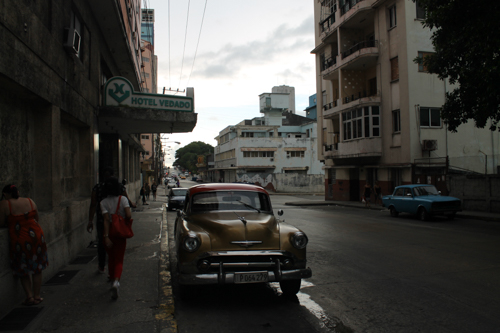
#> input picture A2/src/img/bild01.jpg, 500 x 333 px; its folder holds only this picture in this run
$ python template.py
#> lines starting #> are read from the running program, lines starting #| are printed output that depends on the picture
#> further down, im is the input picture: shape (333, 500, 3); mean R, G, B 62.9, 61.8, 58.3
from PIL import Image
from skimage import io
import numpy as np
import matplotlib.pyplot as plt
import matplotlib.cm as cm
import copy
import glob


def compute_Histo(img):
    histo = np.zeros(256)
    for val in img:
        histo[val] += 1
    return histo


def bin_Histo(img, bin=1):
    histo = np.zeros(256)
    for val in img:
        histo[val] += 1
    bin_histo = np.zeros(bin)
    histo = np.array_split(histo, bin)
    for i in range(0, bin):
        for val in histo[i]:
            bin_histo[i] += val
        bin_histo[i] = bin_histo[i] / histo[i].size
    return bin_histo


def brighten_with_lut(img, lut):
    print(img.shape)
    x, y = img.shape
    for i in range(0, x):
        for j in range(0, y):
            if img[i][j] + lut[img[i][j]] < 255:
                img[i][j] = img[i][j] + lut[img[i][j]]
            else:
                img[i][j] = 255
    return img


def rgb2gray(img):
    # convert to grayscale image (only one channel)
    gray = copy.deepcopy(img[:,:,0])
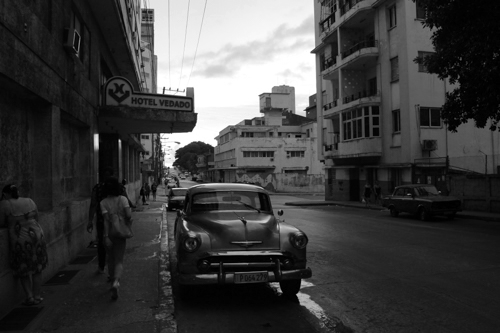
#> gray: shape (333, 500); min 0, max 255, mean 62.9
    for x in range(img.shape[0]):
        for y in range(img.shape[1]):
            gray[x,y] = img[x,y,0] * 0.299
            gray[x,y] += img[x,y,1] * 0.587
            gray[x,y] += img[x,y,2] * 0.114
    return gray


if __name__ == "__main__":

    images = glob.glob("./img/*.jpg")

    for image in images:
        # read img
        im = io.imread(image)
        print('==== Pillow Image ====')

        # convert to numpy array
        im = np.array(im)
        print('==== Numpy Image ====')

        # convert to grayscale
        im = rgb2gray(im)
        print('==== Grayscale Image ====')

        # brighten image

        print('==== Histogram ====')
        histo = compute_Histo(im)
#> after the loop in compute_Histo, `for val in img:`: histo = 256 values, max 333 at index 18, min 0 at index 255, mean 135.5

        lut = np.full(256, 0)
        for i in range(0, lut.size):
            lut[i] = int(1/2000*(i-255)**2)
        print(lut)

        # brighten image with lut-table
        im = brighten_with_lut(im, lut)
#| (333, 500)
#> after the loop in brighten_with_lut, `for i in range(0, x):`:
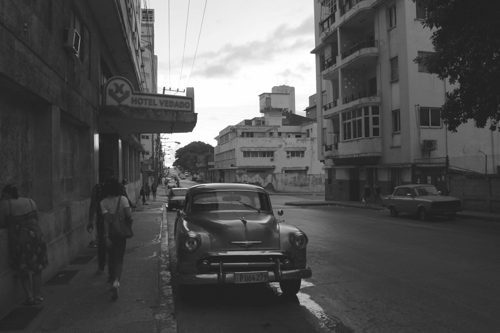
#> img: shape (333, 500); min 32, max 254, mean 81.2

        # compute histrogram (without bin-size)
        histo_lut = compute_Histo(im)
#> histo_lut = 256 values, max 333 at index 43, min 0 at index 0, mean 114.7
        print('==== Histogram ====')

        # compute histogram (with bin-size)
        bin_histo = bin_Histo(im, 5)
#> after the loop in bin_Histo, `for val in img:`: histo has the same summary as histo_lut outside bin_Histo
#> in bin_Histo, `histo = np.array_split(histo, bin)`: histo = 5 items
#> after the loop in bin_Histo, `for i in range(0, bin):`: bin_histo = [118.8, 265.5, 109.2, 17.57, 62.57]
#> bin_histo = [118.8, 265.5, 109.2, 17.57, 62.57]
        print('==== Bin Histogram ====')

        # plot histogram
        N = histo.size
#> N = 256
        x = range(0,N)
        width = 1

        plt.figure(image)
        plt.subplot(411)
        plt.bar(x, histo, width=1, color="blue")
        plt.xlim([0,N-1])

        plt.subplot(412)
        plt.bar(x, histo_lut, width=1, color="green")

        N = bin_histo.size
#> N = 5
        x = range(N)
        width = 1

        plt.subplot(413)
        plt.bar(x, bin_histo, width=1, color="red")

        # plot processed img
        plt.subplot(414)
        plt.imshow(im, cmap = cm.Greys_r)

        plt.show()
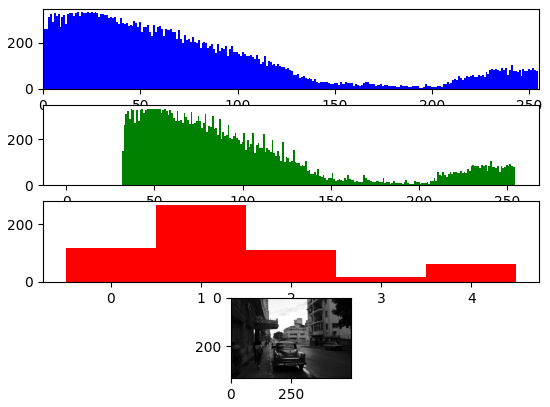
#> figure drawn by matplotlib, 4 panels; panel 3: tallest bar 265.5 high, from x = 0.5 to 1.5

$ run again, on A2/src/img/bild03.jpg
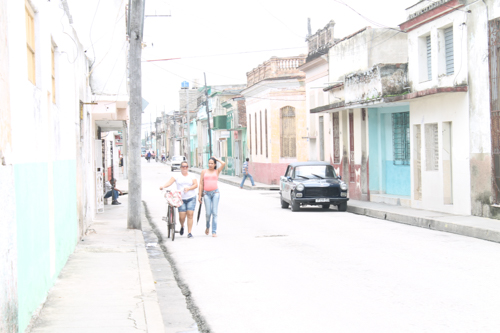
#> input picture A2/src/img/bild03.jpg, 500 x 333 px
#> im is the input picture: shape (333, 500, 3); mean R, G, B 233, 232.5, 231.9
#> after the loop in rgb2gray, `for x in range(img.shape[0]):`:
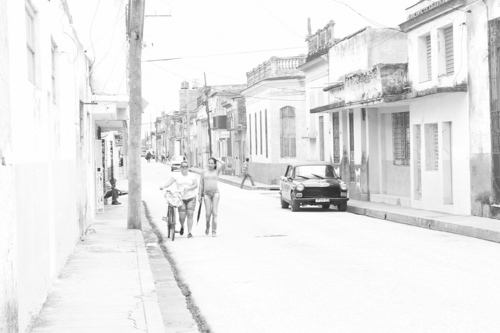
#> gray: shape (333, 500); min 39, max 254, mean 231.1
#> after the loop in compute_Histo, `for val in img:`: histo = 256 values, max 333 at index 245, min 0 at index 0, mean 114.2
#| (333, 500)
#> histo_lut = 256 values, max 333 at index 245, min 0 at index 0, mean 110.4
#> after the loop in bin_Histo, `for val in img:`: histo has the same summary as histo_lut outside bin_Histo
#> in bin_Histo, `histo = np.array_split(histo, bin)`: histo = 5 items
#> after the loop in bin_Histo, `for i in range(0, bin):`: bin_histo = [0, 13.12, 73, 187.1, 281]
#> `plt.show()`:
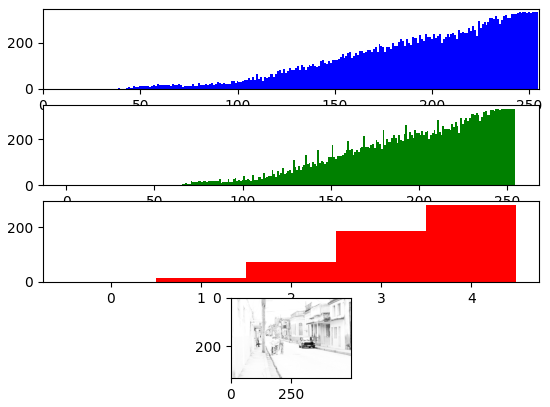
#> figure drawn by matplotlib, 4 panels; panel 3: tallest bar 281 high, from x = 3.5 to 4.5
